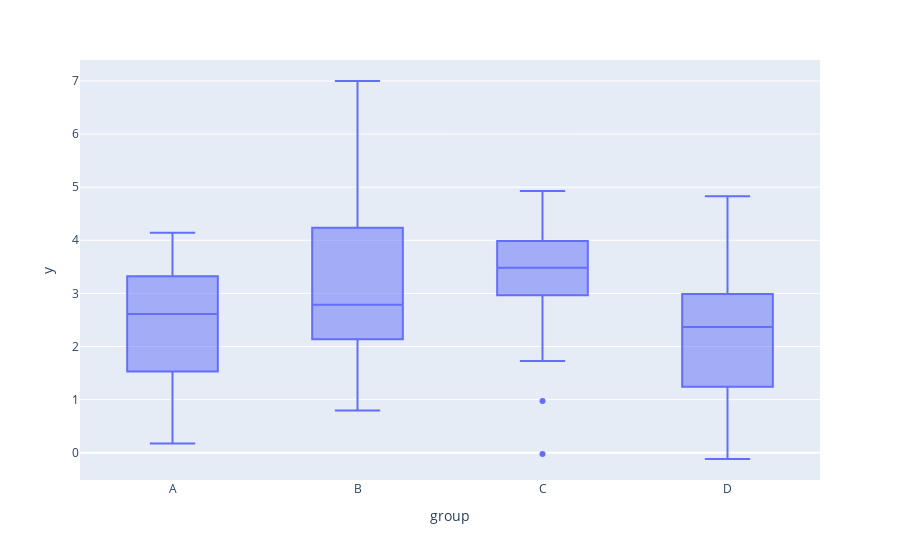

The notebook cell saved with this chart:
### Markdown cell above
# Plots
## Boxplots

### Code cell
# boxplots of y by group
plotly.offline.iplot(
    plotly.express.box(data1, x = "group", y = "y")
)

### Figure 1 — Plotly figure (JSON) as saved in the notebook; plotly's stock layout.template omitted (floating-point values rounded to 4 significant figures)
{"data": [{"alignmentgroup": "True", "hoverlabel": {"namelength": 0}, "hovertemplate": "group=%{x}<br>y=%{y}", "legendgroup": "", "marker": {"color": "#636efa"}, "name": "", "notched": false, "offsetgroup": "", "orientation": "v", "showlegend": false, "type": "box", "x": ["A", "A", "A", "A", "A", "A", "A", "A", "A", "A", "A", "A", "A", "A", "A", "A", "A", "A", "A", "A", "A", "A", "A", "A", "A", "B", "B", "B", "B", "B", "B", "B", "B", "B", "B", "B", "B", "B", "B", "B", "B", "B", "B", "B", "B", "B", "B", "B", "B", "B", "C", "C", "C", "C", "C", "C", "C", "C", "C", "C", "C", "C", "C", "C", "C", "C", "C", "C", "C", "C", "C", "C", "C", "C", "C", "D", "D", "D", "D", "D", "D", "D", "D", "D", "D", "D", "D", "D", "D", "D", "D", "D", "D", "D", "D", "D", "D", "D", "D", "D"], "x0": " ", "xaxis": "x", "y": [3.54, 3.548, 0.1739, 2.612, 3.004, 3.212, 0.3821, 1.739, 2.23, 0.6224, 2.558, 2.04, 2.655, 3.712, 3.11, 3.279, 4.143, 1.793, 2.708, 0.5334, 0.8965, 3.457, 3.494, 2.39, 0.433, 4.479, 1.536, 2.658, 0.7962, 4.541, 6.999, 4.797, 3.211, 3.265, 2.788, 2.1, 2.485, 1.738, 3.174, 5.765, 2.76, 2.978, 2.494, 2.146, 4.166, 3.115, 1.574, 2.566, 4.456, 0.9842, -0.02245, 4.516, 3.483, 4.172, 3.606, 3.982, 2.8, 3.308, 4.189, 3.429, 3.99, 3.727, 3.02, 4.927, 0.9748, 2.768, 3.499, 3.822, 2.794, 3.205, 3.374, 3.161, 1.729, 3.692, 4.242, 2.836, 2.469, 1.934, 1.727, 3.187, 0.1274, -0.1184, 2.987, 1.264, 3.003, 1.577, 1.006, 4.827, 3.026, 2.68, 2.368, 2.656, 4.234, 2.624, 0.07196, 1.167, -0.02081, 1.766, 1.552, 3.669], "y0": " ", "yaxis": "y"}], "layout": {"boxmode": "group", "legend": {"tracegroupgap": 0}, "margin": {"t": 60}, "xaxis": {"anchor": "y", "domain": [0, 1], "title": {"text": "group"}}, "yaxis": {"anchor": "x", "domain": [0, 1], "title": {"text": "y"}}}}
